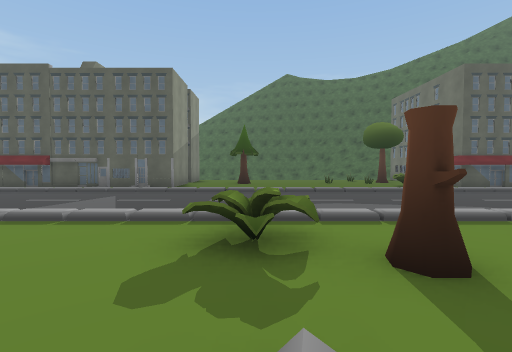
View 1 (above)

16 first-person views from a walk through a Unity game level. The camera is 1.5 m above the floor, tilts 2° down and sees 85° across. The floor is counted in squares, 2 m on a side. Each view is taken from the middle of a square. On the plan, view 1 faces up. The plan holds only what a view shows up to about 10 squares ahead; the rest is blank. The place goes on beyond the plan. The player is left out. Some surface patterns are stand-ins.

View 2
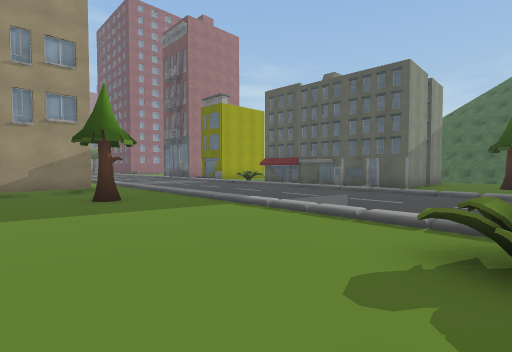

View 3
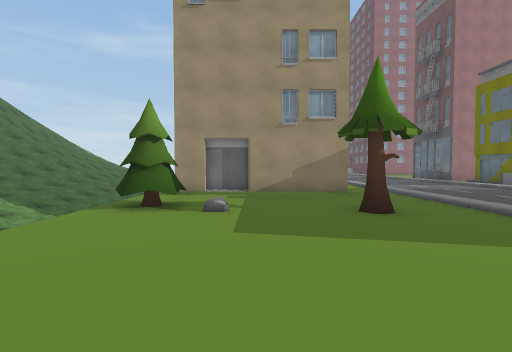

View 4
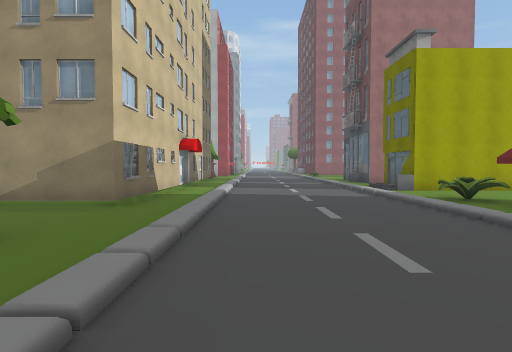

View 5
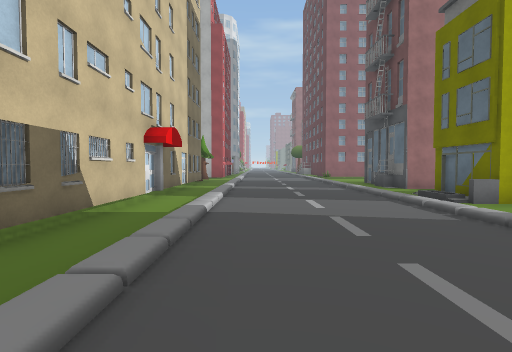

View 6
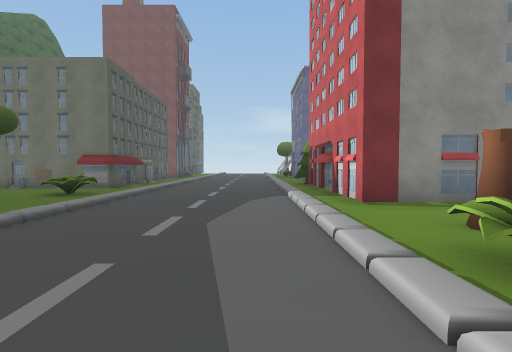

View 7
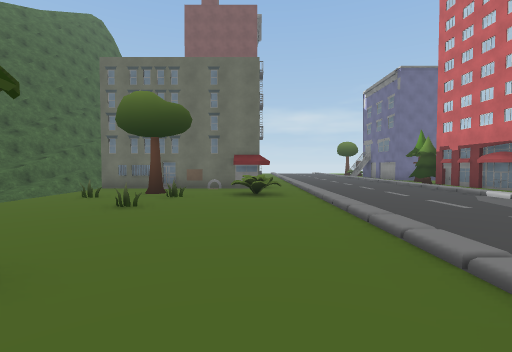

View 8
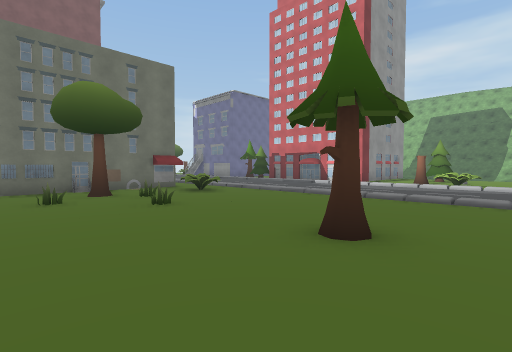

View 9
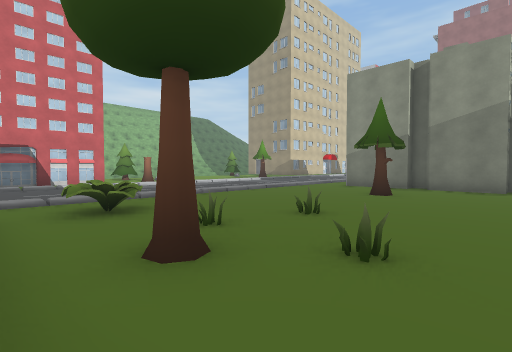

View 10
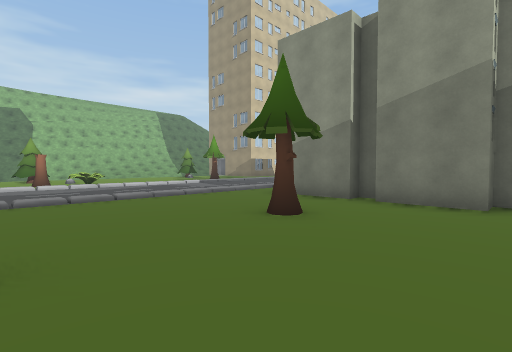

View 11
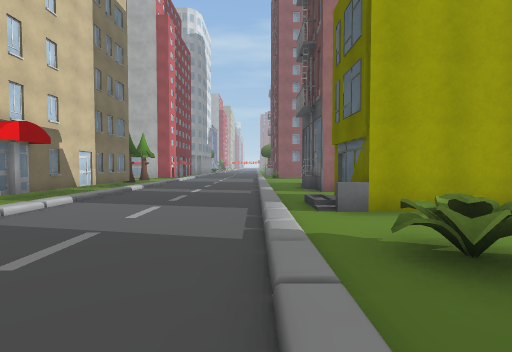

View 12
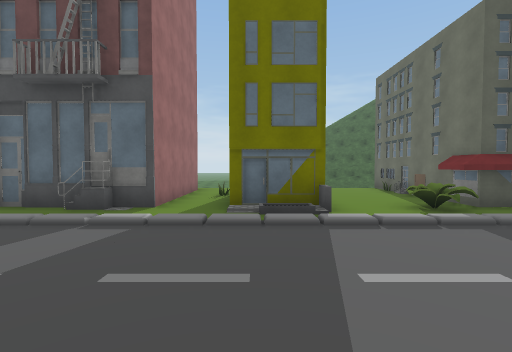

View 13
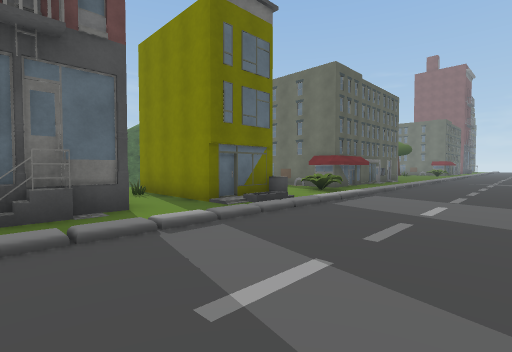

View 14
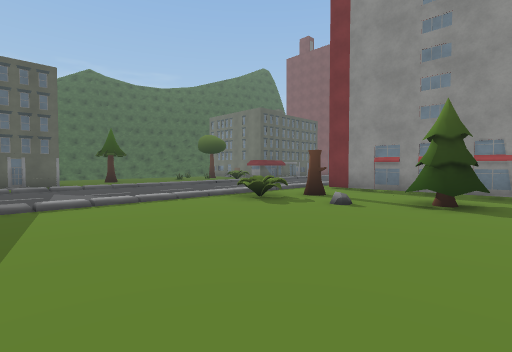

View 15
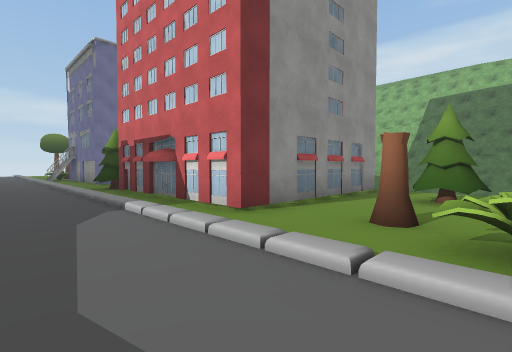

View 16
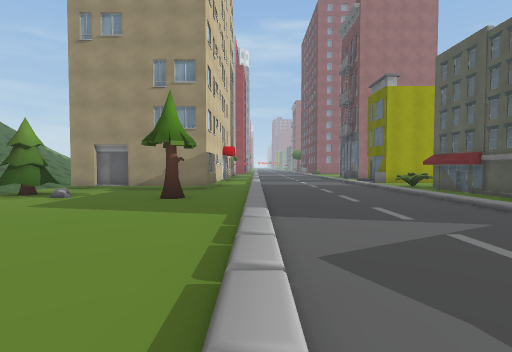

### Floor plan
Key: @ floor where view 1 was taken; # wall or solid block; x gap in a wall; . floor; / step, stairs or slope; = window, fence, low wall or low ledge; ^ raised ledge; v drop or lower ground; O other object.
Columns run from 18 left of view 1 to 9 right of it. Each row starts with its distance up from view 1.
 15               #...........
 14   #    ..#    ##.........#
 13   #.## ..#    ##........O#
 12   #.##...#    ##.O........
 11   #.##...#    ##..........
 10 #O#.#O.^^#O#####.......^^x#O
  9 ....//..=..................
  8 ///////////////////////////
  7 ...........................
  6 ............................
  5 ............................
  4 ///////////////////////////
  3 ..................^...####O#
  2 ########O#.O......=O..#
  1          #............#
  0          #........@...#
 -1          ..=.......#..#
 -2          xx#..........#
 -3         vvv=vv     vv

Positions as (right, up) in squares from view 1, and headings:
1: (0, 0), facing up
2: (0, 0), facing up-left
3: (-2, 0), facing left
4: (-4, 5), facing left
5: (-7, 5), facing left
6: (-2, 5), facing right
7: (-2, 10), facing right
8: (-2, 15), facing down-right
9: (7, 15), facing down-left
10: (3, 15), facing down-left
11: (-8, 8), facing left
12: (-14, 4), facing up
13: (-18, 5), facing up-right
14: (-5, -2), facing up-right
15: (0, 6), facing down-right
16: (0, 4), facing left
